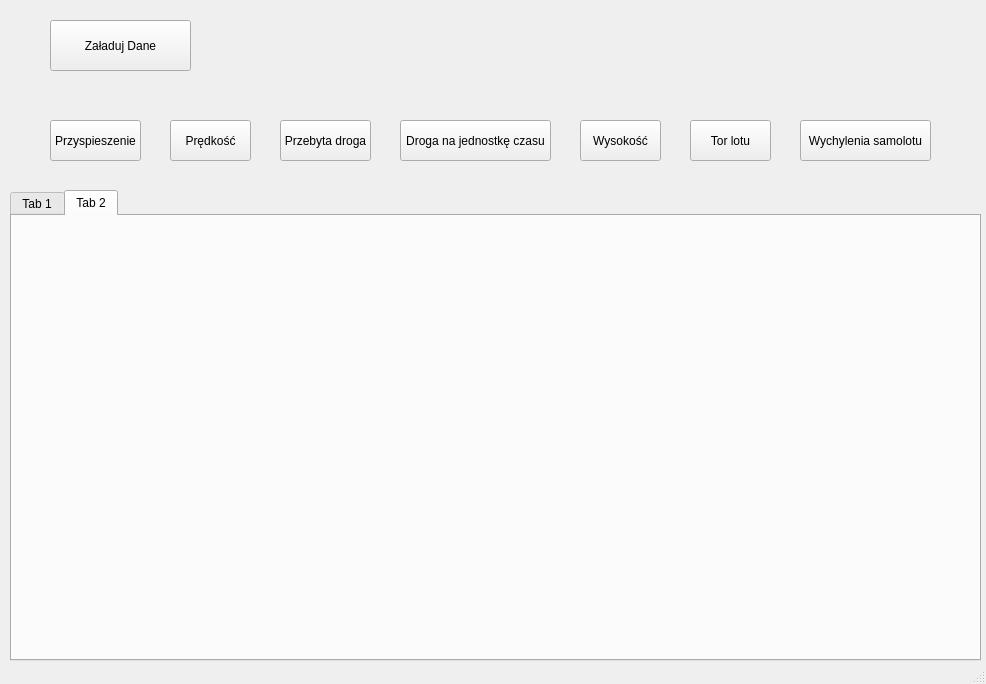
<?xml version="1.0" encoding="UTF-8"?>
<ui version="4.0">
 <class>FlightRecorder</class>
 <widget class="QMainWindow" name="FlightRecorder">
  <property name="geometry">
   <rect>
    <x>0</x>
    <y>0</y>
    <width>986</width>
    <height>684</height>
   </rect>
  </property>
  <property name="acceptDrops">
   <bool>true</bool>
  </property>
  <property name="windowTitle">
   <string>Flight Recorder</string>
  </property>
  <widget class="QWidget" name="centralwidget">
   <widget class="QPushButton" name="dane">
    <property name="geometry">
     <rect>
      <x>50</x>
      <y>20</y>
      <width>141</width>
      <height>51</height>
     </rect>
    </property>
    <property name="text">
     <string>Załaduj Dane</string>
    </property>
    <property name="icon">
     <iconset>
      <normaloff>icons/Download-icon.png</normaloff>icons/Download-icon.png</iconset>
    </property>
    <property name="iconSize">
     <size>
      <width>32</width>
      <height>32</height>
     </size>
    </property>
   </widget>
   <widget class="QPushButton" name="acceleration">
    <property name="geometry">
     <rect>
      <x>50</x>
      <y>120</y>
      <width>91</width>
      <height>41</height>
     </rect>
    </property>
    <property name="text">
     <string>Przyspieszenie</string>
    </property>
   </widget>
   <widget class="QTabWidget" name="tabWidget">
    <property name="geometry">
     <rect>
      <x>10</x>
      <y>190</y>
      <width>971</width>
      <height>471</height>
     </rect>
    </property>
    <property name="currentIndex">
     <number>1</number>
    </property>
    <widget class="QWidget" name="tab">
     <attribute name="title">
      <string>Tab 1</string>
     </attribute>
    </widget>
    <widget class="QWidget" name="tab_2">
     <attribute name="title">
      <string>Tab 2</string>
     </attribute>
    </widget>
   </widget>
   <widget class="QPushButton" name="speed">
    <property name="geometry">
     <rect>
      <x>170</x>
      <y>120</y>
      <width>81</width>
      <height>41</height>
     </rect>
    </property>
    <property name="text">
     <string>Prędkość</string>
    </property>
   </widget>
   <widget class="QPushButton" name="dst_accu">
    <property name="geometry">
     <rect>
      <x>280</x>
      <y>120</y>
      <width>91</width>
      <height>41</height>
     </rect>
    </property>
    <property name="text">
     <string>Przebyta droga</string>
    </property>
   </widget>
   <widget class="QPushButton" name="dst">
    <property name="geometry">
     <rect>
      <x>400</x>
      <y>120</y>
      <width>151</width>
      <height>41</height>
     </rect>
    </property>
    <property name="text">
     <string>Droga na jednostkę czasu</string>
    </property>
   </widget>
   <widget class="QPushButton" name="altitude">
    <property name="geometry">
     <rect>
      <x>580</x>
      <y>120</y>
      <width>81</width>
      <height>41</height>
     </rect>
    </property>
    <property name="text">
     <string>Wysokość</string>
    </property>
   </widget>
   <widget class="QPushButton" name="path">
    <property name="geometry">
     <rect>
      <x>690</x>
      <y>120</y>
      <width>81</width>
      <height>41</height>
     </rect>
    </property>
    <property name="text">
     <string>Tor lotu</string>
    </property>
   </widget>
   <widget class="QPushButton" name="roll_pitch">
    <property name="geometry">
     <rect>
      <x>800</x>
      <y>120</y>
      <width>131</width>
      <height>41</height>
     </rect>
    </property>
    <property name="text">
     <string>Wychylenia samolotu</string>
    </property>
   </widget>
  </widget>
  <widget class="QStatusBar" name="statusbar"/>
 </widget>
 <resources/>
 <connections/>
</ui>
